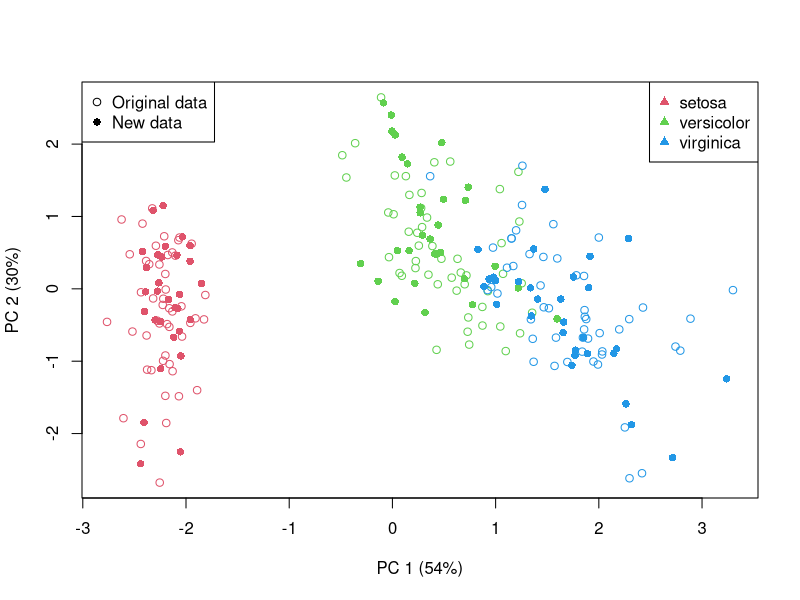

Source code (R):
# pca - calculated for the first 4 columns of the data set that correspond to biometric measurements 
# ("Sepal.Length" "Sepal.Width"  "Petal.Length" "Petal.Width")
require(MASS)
library(dplyr)

data(iris)

dat <- select(iris, -Species)
pca <- prcomp(dat, retx = TRUE, center = TRUE, scale = TRUE)

# Create new data sets for each of the three species. 
# Biometric values are based on the distributions of the original data means
# and the covariances between these parameters. 
setosa.mean <- apply(iris[iris$Species=="setosa",-5], 2, mean)
setosa.cov <- cov(iris[iris$Species=="setosa",-5])

versicolor.mean <- apply(iris[iris$Species=="versicolor",-5], 2, mean)
versicolor.cov <- cov(iris[iris$Species=="versicolor",-5])

virginica.mean <- apply(iris[iris$Species=="virginica",-5], 2, mean)
virginica.cov <- cov(iris[iris$Species=="virginica",-5])

#Make new random data based on the calculated biometry info. each species
#The MASS package allows for the calculation of correlated/covarying random 
#numbers using this information.
set.seed(1)
n <- 30
new.setosa <- mvrnorm(n, setosa.mean, setosa.cov)
new.versicolor <- mvrnorm(n, versicolor.mean, versicolor.cov)
new.virginica <- mvrnorm(n, virginica.mean, virginica.cov)

###Predict PCs by projecting the new data using the predict.prcomp function
pred.setosa <- predict(pca, new.setosa)
pred.versicolor <- predict(pca, new.versicolor)
pred.virginica <- predict(pca, new.virginica)

###Plot result
SPP <- iris$Species
COLOR <- c(2:4)
PCH <- c(1,16)

pc <- c(1,2)
plot(pca$x[,pc[1]], pca$x[,pc[2]], col=COLOR[SPP], cex=PCH[1], xlab=paste0("PC ", pc[1], " (", round(pca$sdev[pc[1]]/sum(pca$sdev)*100,0), "%)"), ylab=paste0("PC ", pc[2], " (", round(pca$sdev[pc[2]]/sum(pca$sdev)*100,0), "%)"))
points(pred.setosa[,pc[1]], pred.setosa[,pc[2]], col=COLOR[levels(SPP)=="setosa"], pch=PCH[2])
points(pred.versicolor[,pc[1]], pred.versicolor[,pc[2]], col=COLOR[levels(SPP)=="versicolor"], pch=PCH[2])
points(pred.virginica[,pc[1]], pred.virginica[,pc[2]], col=COLOR[levels(SPP)=="virginica"], pch=PCH[2])
legend("topright", legend=levels(iris$Species), col=COLOR, pch=17)
legend("topleft", legend=c("Original data", "New data"), col=1, pch=PCH)